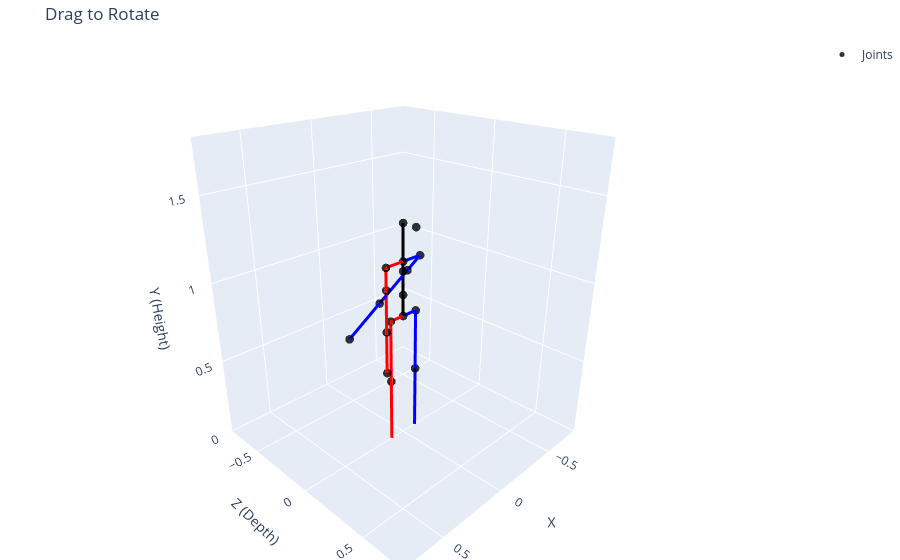

This figure's notebook cell:
### Markdown cell above
## Part 2: 正向动力学 (Forward Kinematics, FK)

**原理**: “我知道每个关节怎么转，请告诉我手和脚最后在哪。”

这在游戏里太常见了。动画师 K 好了每一根骨骼的旋转，引擎通过 FK 计算出每个顶点的最终位置。

FK 的过程就像一个链条：
1.  从根骨骼（Root）开始。
2.  计算子骨骼的位置 = 父骨骼的位置 + **(旋转父骨骼的朝向)** $\rightarrow$ 得到子骨骼的朝向 $\rightarrow$ 再乘以骨骼长度。
3.  不断重复，直到末端。

`common.skeleton.py` 里的 `Skeleton` 类已经帮我们封装好了这个链式计算。在这个接口中：<span style="color:orange;">你提供给 FK 函数的四元数，永远是【相对于父节点的局部旋转】(Local, Parent-Relative Rotation)。</span>

### Code cell
import plotly.graph_objects as go
import numpy as np

def interactive_pose_viewer_single(pose, title="Drag to Rotate"):
    """
    针对单帧 (22x3) 的可交互可视化
    """
    # 确保维度正确 (22, 3)
    pose = np.array(pose)
    if pose.shape != (22, 3):
        raise ValueError(f"期望输入形状为 (22, 3)，但收到的是 {pose.shape}")

    # 映射坐标: X=X, Y=Z(Depth), Z=Y(Height)
    xs, ys, zs = pose[:, 0], pose[:, 2], pose[:, 1]

    fig = go.Figure()

    # 1. 绘制关节 (散点)
    fig.add_trace(go.Scatter3d(
        x=xs, y=ys, z=zs,
        mode='markers',
        marker=dict(size=5, color='black', opacity=0.8),
        name='Joints'
    ))

    # 2. 定义骨骼链并绘制 (线段)
    chains = {
        'Left':  {'links': [[0,1],[1,4],[4,7],[7,10],[9,13],[13,16],[16,18],[18,20]], 'color': 'red'},
        'Right': {'links': [[0,2],[2,5],[5,8],[8,11],[9,14],[14,17],[17,19],[19,21]], 'color': 'blue'},
        'Spine': {'links': [[0,3],[3,6],[6,9],[9,12]], 'color': 'black'}
    }

    for name, info in chains.items():
        for link in info['links']:
            fig.add_trace(go.Scatter3d(
                x=[xs[link[0]], xs[link[1]]],
                y=[ys[link[0]], ys[link[1]]],
                z=[zs[link[0]], zs[link[1]]],
                mode='lines',
                line=dict(color=info['color'], width=6),
                showlegend=False
            ))

    # 3. 设置布局与视角
    fig.update_layout(
        title=title,
        scene=dict(
            xaxis=dict(range=[-0.8, 0.8], title='X'),
            yaxis=dict(range=[-0.8, 0.8], title='Z (Depth)'),
            zaxis=dict(range=[0, 1.8], title='Y (Height)'),
            aspectmode='manual',
            aspectratio=dict(x=1, y=1, z=1.2), # 稍微拉长高度比例
            camera=dict(eye=dict(x=1.5, y=1.5, z=1.0)) # 默认起始视角
        ),
        margin=dict(l=0, r=0, b=0, t=40)
    )

    fig.show()

# 1. 初始化骨架 (代码同前)
n_raw_offsets = torch.from_numpy(t2m_raw_offsets)
kinematic_chain = t2m_kinematic_chain
try:
    ref_data = np.load("/root/autodl-tmp/HumanML3D/HumanML3D/joints/000021.npy")
    ref_data_tensor = torch.from_numpy(ref_data.reshape(len(ref_data), -1, 3))
    skeleton = Skeleton(n_raw_offsets, kinematic_chain, 'cpu')
    tgt_offsets = skeleton.get_offsets_joints(ref_data_tensor[0])
    skeleton.set_offset(tgt_offsets)
    print("标准骨架加载成功！")
except Exception as e:
    print(f"警告: 加载参考骨架失败 ({e})，FK/IK 可能不准确。")
    skeleton = Skeleton(n_raw_offsets, kinematic_chain, 'cpu')

# 2. 定义根节点位置
root_pos = np.array([0.0, 0.8, 0.0]) 

# 3. 定义关节旋转
num_joints = 22
joint_rotations = np.zeros((1, num_joints, 4))
joint_rotations[:, :, 0] = 1.0 # 默认 T-Pose (单位四元数)

# --- 摆一个更自然的 Pose ---
# 让右肩 (索引17) 侧向抬起 60 度 (绕 Z 轴)
angle_rad = np.deg2rad(60)
axis = np.array([0, 0, 1]) # Z 轴
w = np.cos(angle_rad / 2)
xyz = np.sin(angle_rad / 2) * axis
right_shoulder_rot = np.array([w, xyz[0], xyz[1], xyz[2]])
joint_rotations[0, 17] = right_shoulder_rot

# CORRECTED: 让右手肘 (索引19) 弯曲 90 度
# 为了实现自然的弯曲，我们应该绕 Y 轴旋转，就像做二头肌弯举一样
angle_rad = np.deg2rad(-90) # 负角度向内弯曲
axis = np.array([0, 1, 0]) # <--- 修正了旋转轴
w = np.cos(angle_rad / 2)
xyz = np.sin(angle_rad / 2) * axis
right_elbow_rot = np.array([w, xyz[0], xyz[1], xyz[2]])
joint_rotations[0, 19] = right_elbow_rot

# 4. 调用 FK
final_pose = skeleton.forward_kinematics_np(joint_rotations, root_pos[np.newaxis, :]).squeeze()
print("final pose shape:", final_pose.shape) # 应该是 (22, 3)

# 5. 可视化！
interactive_pose_viewer_single(final_pose)

### Figure 1 — Plotly figure (JSON) as saved in the notebook; plotly's stock layout.template omitted (floating-point values rounded to 4 significant figures)
{"data": [{"marker": {"color": "black", "opacity": 0.8, "size": 5}, "mode": "markers", "name": "Joints", "type": "scatter3d", "x": [0.0, 0.1031, -0.1099, 0.0, 0.1031, -0.1099, 0.0, 0.1031, -0.1099, 0.0, 0.1031, -0.1099, 0.0, 0.1375, -0.1434, 0.0, 0.1375, -0.03688, 0.1375, 0.191, 0.1375, 0.4247], "y": [0.0, 0.0, 0.0, 0.0, 0.0, 0.0, 0.0, 0.0, 0.0, 0.0, 0.1434, 0.1494, 0.0, 0.0, 0.0, 0.103, 0.0, 0.0, 0.0, 0.0, 0.0, 0.0], "z": [0.8, 0.8, 0.8, 0.9316, 0.4064, 0.4098, 1.075, -0.02606, -0.01583, 1.132, -0.02606, -0.01583, 1.351, 1.132, 1.132, 1.351, 1.001, 1.071, 0.7437, 0.9391, 0.4777, 0.8041]}, {"line": {"color": "red", "width": 6}, "mode": "lines", "showlegend": false, "type": "scatter3d", "x": [0, 0.1031], "y": [0, 0], "z": [0.8, 0.8]}, {"line": {"color": "red", "width": 6}, "mode": "lines", "showlegend": false, "type": "scatter3d", "x": [0.1031, 0.1031], "y": [0, 0], "z": [0.8, 0.4064]}, {"line": {"color": "red", "width": 6}, "mode": "lines", "showlegend": false, "type": "scatter3d", "x": [0.1031, 0.1031], "y": [0, 0], "z": [0.4064, -0.02606]}, {"line": {"color": "red", "width": 6}, "mode": "lines", "showlegend": false, "type": "scatter3d", "x": [0.1031, 0.1031], "y": [0, 0.1434], "z": [-0.02606, -0.02606]}, {"line": {"color": "red", "width": 6}, "mode": "lines", "showlegend": false, "type": "scatter3d", "x": [0, 0.1375], "y": [0, 0], "z": [1.132, 1.132]}, {"line": {"color": "red", "width": 6}, "mode": "lines", "showlegend": false, "type": "scatter3d", "x": [0.1375, 0.1375], "y": [0, 0], "z": [1.132, 1.001]}, {"line": {"color": "red", "width": 6}, "mode": "lines", "showlegend": false, "type": "scatter3d", "x": [0.1375, 0.1375], "y": [0, 0], "z": [1.001, 0.7437]}, {"line": {"color": "red", "width": 6}, "mode": "lines", "showlegend": false, "type": "scatter3d", "x": [0.1375, 0.1375], "y": [0, 0], "z": [0.7437, 0.4777]}, {"line": {"color": "blue", "width": 6}, "mode": "lines", "showlegend": false, "type": "scatter3d", "x": [0, -0.1099], "y": [0, 0], "z": [0.8, 0.8]}, {"line": {"color": "blue", "width": 6}, "mode": "lines", "showlegend": false, "type": "scatter3d", "x": [-0.1099, -0.1099], "y": [0, 0], "z": [0.8, 0.4098]}, {"line": {"color": "blue", "width": 6}, "mode": "lines", "showlegend": false, "type": "scatter3d", "x": [-0.1099, -0.1099], "y": [0, 0], "z": [0.4098, -0.01583]}, {"line": {"color": "blue", "width": 6}, "mode": "lines", "showlegend": false, "type": "scatter3d", "x": [-0.1099, -0.1099], "y": [0, 0.1494], "z": [-0.01583, -0.01583]}, {"line": {"color": "blue", "width": 6}, "mode": "lines", "showlegend": false, "type": "scatter3d", "x": [0, -0.1434], "y": [0, 0], "z": [1.132, 1.132]}, {"line": {"color": "blue", "width": 6}, "mode": "lines", "showlegend": false, "type": "scatter3d", "x": [-0.1434, -0.03688], "y": [0, 0], "z": [1.132, 1.071]}, {"line": {"color": "blue", "width": 6}, "mode": "lines", "showlegend": false, "type": "scatter3d", "x": [-0.03688, 0.191], "y": [0, 0], "z": [1.071, 0.9391]}, {"line": {"color": "blue", "width": 6}, "mode": "lines", "showlegend": false, "type": "scatter3d", "x": [0.191, 0.4247], "y": [0, 0], "z": [0.9391, 0.8041]}, {"line": {"color": "black", "width": 6}, "mode": "lines", "showlegend": false, "type": "scatter3d", "x": [0, 0], "y": [0, 0], "z": [0.8, 0.9316]}, {"line": {"color": "black", "width": 6}, "mode": "lines", "showlegend": false, "type": "scatter3d", "x": [0, 0], "y": [0, 0], "z": [0.9316, 1.075]}, {"line": {"color": "black", "width": 6}, "mode": "lines", "showlegend": false, "type": "scatter3d", "x": [0, 0], "y": [0, 0], "z": [1.075, 1.132]}, {"line": {"color": "black", "width": 6}, "mode": "lines", "showlegend": false, "type": "scatter3d", "x": [0, 0], "y": [0, 0], "z": [1.132, 1.351]}], "layout": {"margin": {"b": 0, "l": 0, "r": 0, "t": 40}, "scene": {"aspectmode": "manual", "aspectratio": {"x": 1, "y": 1, "z": 1.2}, "camera": {"eye": {"x": 1.5, "y": 1.5, "z": 1}}, "xaxis": {"range": [-0.8, 0.8], "title": {"text": "X"}}, "yaxis": {"range": [-0.8, 0.8], "title": {"text": "Z (Depth)"}}, "zaxis": {"range": [0, 1.8], "title": {"text": "Y (Height)"}}}, "title": {"text": "Drag to Rotate"}}}
